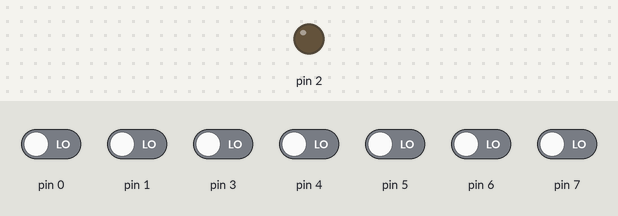
The sketch below on a simulated Arduino Uno, built with avr-gcc and run on an emulated ATmega328P. Parts: output pins drawn as LEDs (lit = HIGH). The inputs (shaded band) are chosen by the test bench; at power-on: pin 0, pin 1, pin 3–7 LOW.

Above: at 1.2 s.
1.3 s: pin 4 driven HIGH
At 2.0 s:
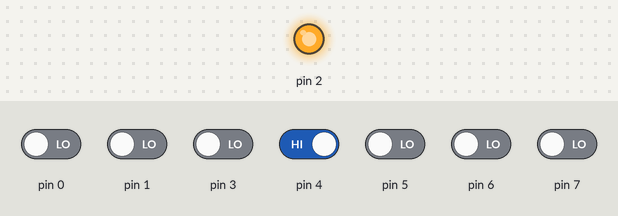
2.8 s: pin 4 driven LOW
At 3.1 s:
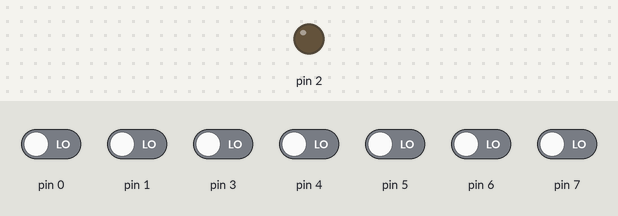
Timing chart, 0 to 5.8 s (numbered marks = the images above; inputs shaded):
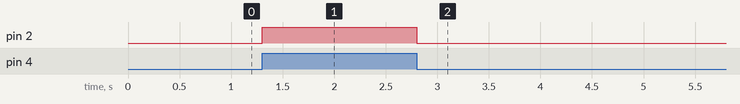

The sketch:

digital-io-version3.ino
```cpp
#include <digital_io.h>

void setup()
{
	gpio_mode(GPIO_2, OUT);   		// pin 2 => output
	gpio_mode(GPIO_4, IN);  		// pin 4 => input
}

void loop()
{
    PinState_t state = gpio_read(GPIO_4);

	if(state == HI)
		gpio_write(GPIO_2, HI);
	else
		gpio_write(GPIO_2, LO);
}
```

Measured:
- after the input at 1.3 s, pin 2: LOW → HIGH at once
- after the input at 2.8 s, pin 2: HIGH → LOW at once
